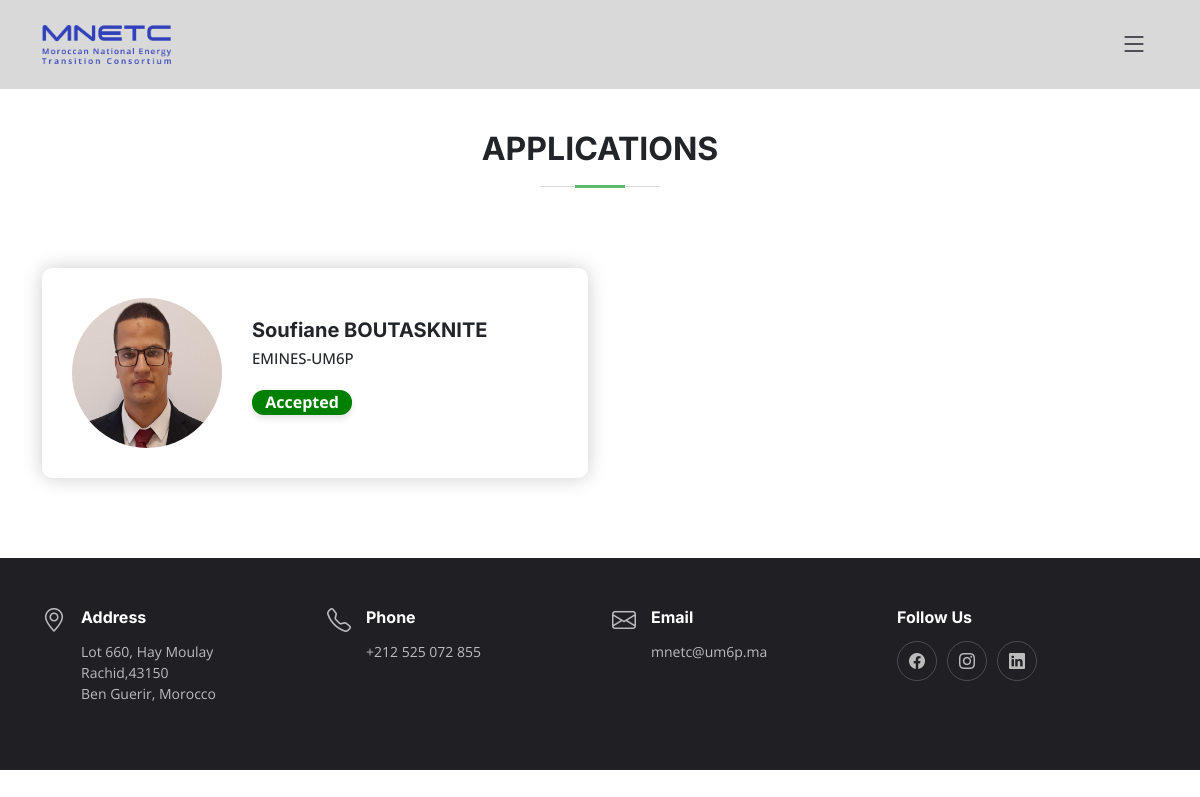
The app's page /applications/ with its own data.
### app/models.py (models this page shows, shortened)
class Application(models.Model):
    First_Name = models.CharField(max_length=100)
    Second_Name = models.CharField(max_length=100)
    Email = models.CharField(max_length=200)
    Phone_Number = models.CharField(max_length=100)
    Affiliation = models.CharField(max_length=100)
    Research_Area = models.CharField(max_length=100)
    Position = models.CharField(max_length=100)
    CV = models.FileField(upload_to='CV/')
    Image = models.ImageField(upload_to='Members_Photos/', default='Members_Photos/default.jpg')
    Biography = models.TextField(default="")
    Motivation = models.TextField(default="")
    Contribution = models.TextField(default="")
    References = models.TextField(default="")
    Status = models.CharField(max_length=100, default="In Process")

### app/views.py (the view)
# urls.py: path('applications/', views.Applications, name='applications'),
def Applications(request):
    applications = Application.objects.all()
    context = {"applications":applications}
    return render(request, 'applications.html', context)

### app/templates/applications.html (shortened to what this page needs)
<!DOCTYPE html>
<html lang="en" xmlns="http://www.w3.org/1999/html">
<head>
  <link href="/static/vendor/bootstrap/css/bootstrap.min.css?{% now 'U' %}" rel="stylesheet">
  <link href="/static/vendor/bootstrap-icons/bootstrap-icons.css?{% now 'U' %}" rel="stylesheet">
  <link href="/static/vendor/aos/aos.css?{% now 'U' %}" rel="stylesheet">
  <link href="/static/vendor/glightbox/css/glightbox.min.css?{% now 'U' %}" rel="stylesheet">
  <link href="/static/vendor/swiper/swiper-bundle.min.css?{% now 'U' %}" rel="stylesheet">
    <link href="/static/css/base.css?{% now 'U' %}" rel="stylesheet">
    <link href="/static/css/applications.css?{% now 'U' %}" rel="stylesheet">
</head>
<body>
  <header id="header" class="header fixed-top d-flex align-items-center">
    <div class="container d-flex align-items-center justify-content-between">
      <a href="{% url 'index' %}" class="logo d-flex align-items-center me-auto me-lg-0">
        <img src="/static/images/items/favicon.png" alt="">
      </a>
      <i class="mobile-nav-toggle mobile-nav-show bi bi-list"></i>
    </div>
  </header>
  <main id="main" style="margin-top:50px;">
    <section id="team" class="team section" style="background-color:white">
      <div class="container section-title" >
        <h2>Applications</h2>
      </div>
      <div class="container">
        <div class="row gy-4" >
            {% for application in applications %}
          <div class="col-lg-6" >
            <div class="team-member d-flex align-items-start">
              <div class="pic"><img src="{{application.Image.url}}" class="img-fluid" alt="" style="width:300px; height:150px;"></div>
              <div class="member-info" style="{% if application.Status != 'In Process' %}padding-top:20px{% endif %};">
                <h4>{{application.First_Name}} {{application.Second_Name}}</h4>
                <span>{{application.Affiliation}}</span>
                 <div class="status_div">
                <div class="status {% if application.Status == 'In Process' %}in_process{% elif application.Status == 'Accepted' %}accepted{% elif application.Status == 'Rejected' %}rejected{% endif %}">
                {{application.Status}}
                </div>
                </div>
              </div>
            </div>
          </div>
            {% endfor %}
</div>
      </div>
    </section>
  <footer id="footer" class="footer">
    <div class="container">
      <div class="row gy-3" style="">
        <div class="col-lg-3 col-md-6 d-flex">
          <i class="bi bi-geo-alt icon"></i>
          <div>
            <h4>Address</h4>
            <p>
              Lot 660, Hay Moulay Rachid,43150  <br>
              Ben Guerir, Morocco <br>
            </p>
          </div>
        </div>
        <div class="col-lg-3 col-md-6 footer-links d-flex">
          <i class="bi bi-telephone icon"></i>
          <div>
            <h4>Phone</h4>
            <p>
               +212 525 072 855<br>
            </p>
          </div>
        </div>
        <div class="col-lg-3 col-md-6 footer-links d-flex">
          <i class="bi bi-envelope icon"></i>
          <div>
            <h4>Email</h4>
            <p>
              mnetc@um6p.ma <br>
            </p>
          </div>
        </div>
          <div class="col-lg-3 col-md-6 footer-links">
          <h4>Follow Us</h4>
          <div class="social-links d-flex">
            <a href="https://www.facebook.com/UM6P1/" class="facebook"><i class="bi bi-facebook"></i></a>
            <a href="https://www.instagram.com/um6p_officiel/?hl=en" class="instagram"><i class="bi bi-instagram"></i></a>
            <a href="https://www.linkedin.com/school/um6p/?originalSubdomain=ma" class="linkedin"><i class="bi bi-linkedin"></i></a>
          </div>
        </div>
      </div>
    </div>
  </footer>
</main>
</body>
</html>

### static/css/base.css (style rules this page uses)
:root { --font-default: "Open Sans", system-ui, -apple-system, "Segoe UI", Roboto, "Helvetica Neue", Arial, "Noto Sans", "Liberation Sans", sans-serif, "Apple Color Emoji", "Segoe UI Emoji", "Segoe UI Symbol", "Noto Color Emoji"; --font-primary: "Roboto",sans-serif; --font-secondary: "Inter", sans-serif; }
:root { --color-default: #212529; --color-primary: #1f602a; --color-secondary: #37373f; }
:root { scroll-behavior: smooth; }
body { font-family: var(--font-default); color: var(--color-default); }
a { color: var(--color-primary); text-decoration: none; }
h1, h2, h3, h4, h5, h6 { font-family: var(--font-secondary); }
section { overflow: hidden; padding: 80px 0; scroll-margin-top: 90px; overflow: clip; }
.section-title h2 { font-size: 32px; font-weight: bold; text-transform: uppercase; margin-bottom: 20px; padding-bottom: 20px; position: relative; }
.section-title h2::before { content: ""; position: absolute; display: block; width: 120px; height: 1px; background: #ddd; bottom: 1px; left: calc(50% - 60px); }
.section-title h2::after { content: ""; position: absolute; display: block; height: 3px; bottom: 0; left: calc(50% - 60px); width: 50px; background: #5cb874; left: 0; right: 0; margin: auto; }
.section-title { text-align: center; padding-bottom: 60px; position: relative; }
.section-title h2 { font-size: 32px; font-weight: 700; margin-bottom: 20px; padding-bottom: 20px; position: relative; }
.header { background: #D9D9D9; transition: all 0.5s; z-index: 997; height: 90px; border-bottom: 1px solid #fff; }
.header .logo img { max-height: 40px; margin-right: 6px; }
@media (max-width: 1279px) { .mobile-nav-show { color: var(--color-secondary); font-size: 28px; cursor: pointer; line-height: 0; transition: 0.5s; z-index: 9999; margin: 0 10px 0 20px; } }
.footer { font-size: 14px; background-color: #1f1f24; padding: 50px 0; color: rgba(255, 255, 255, 0.7); }
.footer .icon { margin-right: 15px; font-size: 24px; line-height: 0; }
.footer h4 { font-size: 16px; font-weight: bold; position: relative; padding-bottom: 5px; color: #fff; }
.footer .footer-links { margin-bottom: 30px; }
.footer .social-links a { display: flex; align-items: center; justify-content: center; width: 40px; height: 40px; border-radius: 50%; border: 1px solid rgba(255, 255, 255, 0.2); font-size: 16px; color: rgba(255, 255, 255, 0.7); margin-right: 10px; transition: 0.3s; }

### static/css/applications.css (style rules this page uses)
.status { width: 100px; height: 25px; display: flex; align-items: center; justify-content: center; color: white; font-weight: bold; margin: 10px 0; border-radius: 12px; box-shadow: 0 4px 6px rgba(0, 0, 0, 0.1); border: 2px solid transparent; }
.accepted { background-color: green; border-color: green; }
.team .team-member { box-shadow: 0px 2px 15px color-mix(in srgb, var(--default-color), transparent 90%); position: relative; border-radius: 5px; transition: 0.5s; padding: 30px; height: 100%; box-shadow: 0 0 20px rgba(0, 0, 0, 0.2); border-radius: 10px; }
.team .team-member .pic { overflow: hidden; width: 150px; border-radius: 50%; flex-shrink: 0; }
.team .team-member .pic img { transition: ease-in-out 0.3s; }
.team .team-member .member-info { padding-left: 30px; }
.team .team-member h4 { font-weight: 700; margin-bottom: 5px; font-size: 20px; }
.team .team-member span { display: block; font-size: 15px; padding-bottom: 10px; position: relative; font-weight: 500; }
.team .team-member span::after { content: ""; position: absolute; display: block; width: 50px; height: 1px; background: color-mix(in srgb, var(--default-color), transparent 85%); bottom: 0; left: 0; }

### records on screen
Application: Image (picture), First_Name "Soufiane", Second_Name "BOUTASKNITE", Affiliation "EMINES-UM6P", Status "Accepted"
